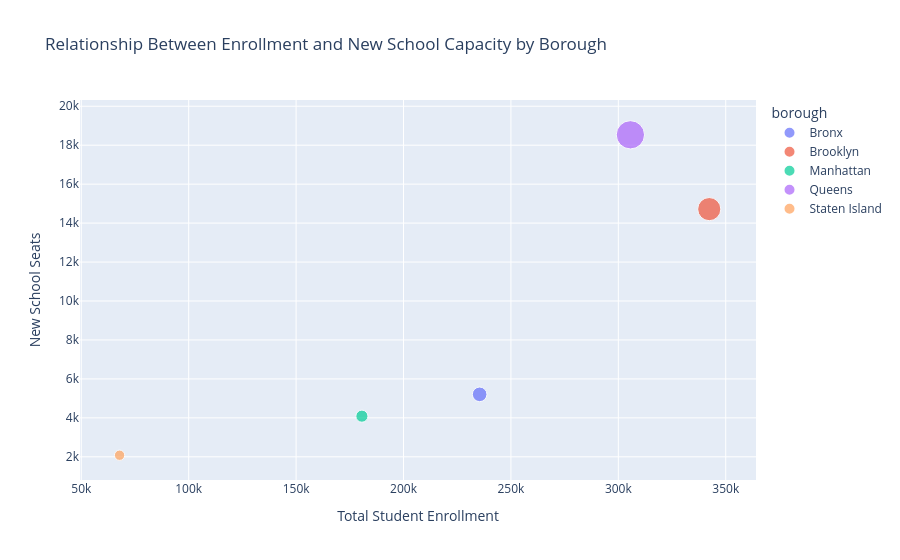

The code cell stored with this chart in its notebook:
### Code cell
fig = px.scatter(
    merged,
    x="Total Enrollment",
    y="Total New Capacity",
    color="borough",          # different color for each borough
    size="Total Cost",        # bubble size = total cost of projects
    hover_name="borough",     # show borough name on hover
    labels={
        "Total Enrollment": "Total Student Enrollment",
        "Total New Capacity": "New School Seats",
        "Total Cost": "Total Cost ($)"
    },
    title="Relationship Between Enrollment and New School Capacity by Borough"
)

fig.show()

### Figure 1 — Plotly figure (JSON) as saved in the notebook; plotly's stock layout.template omitted (floating-point values rounded to 4 significant figures)
{"data": [{"hovertemplate": "<b>%{hovertext}</b><br><br>borough=Bronx<br>Total Student Enrollment=%{x}<br>New School Seats=%{y}<br>Total Cost ($)=%{marker.size}<extra></extra>", "hovertext": ["Bronx"], "legendgroup": "Bronx", "marker": {"color": "#636efa", "size": [499.2], "sizemode": "area", "sizeref": 4.686, "symbol": "circle"}, "mode": "markers", "name": "Bronx", "orientation": "v", "showlegend": true, "type": "scatter", "x": [235400.0], "xaxis": "x", "y": [5208], "yaxis": "y"}, {"hovertemplate": "<b>%{hovertext}</b><br><br>borough=Brooklyn<br>Total Student Enrollment=%{x}<br>New School Seats=%{y}<br>Total Cost ($)=%{marker.size}<extra></extra>", "hovertext": ["Brooklyn"], "legendgroup": "Brooklyn", "marker": {"color": "#EF553B", "size": [1257.0], "sizemode": "area", "sizeref": 4.686, "symbol": "circle"}, "mode": "markers", "name": "Brooklyn", "orientation": "v", "showlegend": true, "type": "scatter", "x": [342300.0], "xaxis": "x", "y": [14718], "yaxis": "y"}, {"hovertemplate": "<b>%{hovertext}</b><br><br>borough=Manhattan<br>Total Student Enrollment=%{x}<br>New School Seats=%{y}<br>Total Cost ($)=%{marker.size}<extra></extra>", "hovertext": ["Manhattan"], "legendgroup": "Manhattan", "marker": {"color": "#00cc96", "size": [343.7], "sizemode": "area", "sizeref": 4.686, "symbol": "circle"}, "mode": "markers", "name": "Manhattan", "orientation": "v", "showlegend": true, "type": "scatter", "x": [180600.0], "xaxis": "x", "y": [4087], "yaxis": "y"}, {"hovertemplate": "<b>%{hovertext}</b><br><br>borough=Queens<br>Total Student Enrollment=%{x}<br>New School Seats=%{y}<br>Total Cost ($)=%{marker.size}<extra></extra>", "hovertext": ["Queens"], "legendgroup": "Queens", "marker": {"color": "#ab63fa", "size": [1874.0], "sizemode": "area", "sizeref": 4.686, "symbol": "circle"}, "mode": "markers", "name": "Queens", "orientation": "v", "showlegend": true, "type": "scatter", "x": [305600.0], "xaxis": "x", "y": [18533], "yaxis": "y"}, {"hovertemplate": "<b>%{hovertext}</b><br><br>borough=Staten Island<br>Total Student Enrollment=%{x}<br>New School Seats=%{y}<br>Total Cost ($)=%{marker.size}<extra></extra>", "hovertext": ["Staten Island"], "legendgroup": "Staten Island", "marker": {"color": "#FFA15A", "size": [250.6], "sizemode": "area", "sizeref": 4.686, "symbol": "circle"}, "mode": "markers", "name": "Staten Island", "orientation": "v", "showlegend": true, "type": "scatter", "x": [67830.0], "xaxis": "x", "y": [2082], "yaxis": "y"}], "layout": {"legend": {"itemsizing": "constant", "title": {"text": "borough"}, "tracegroupgap": 0}, "title": {"text": "Relationship Between Enrollment and New School Capacity by Borough"}, "xaxis": {"anchor": "y", "domain": [0, 1], "title": {"text": "Total Student Enrollment"}}, "yaxis": {"anchor": "x", "domain": [0, 1], "title": {"text": "New School Seats"}}}}
